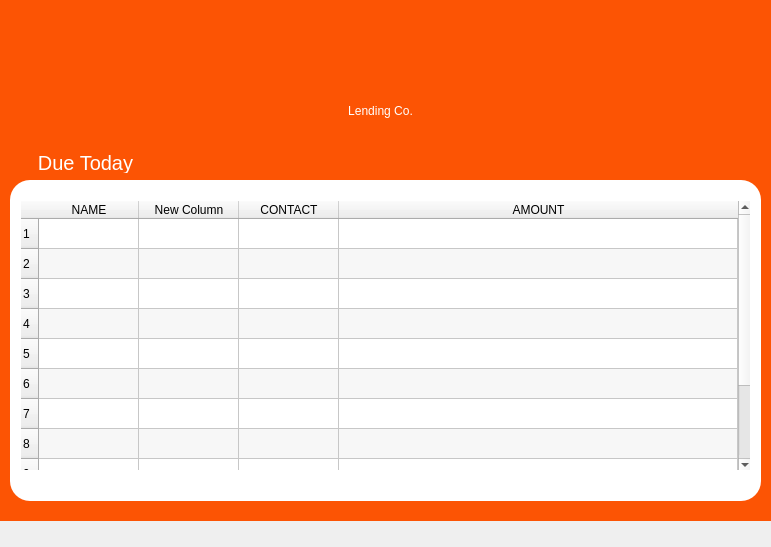
<?xml version="1.0" encoding="UTF-8"?>
<ui version="4.0">
 <class>MainWindow</class>
 <widget class="QMainWindow" name="MainWindow">
  <property name="geometry">
   <rect>
    <x>0</x>
    <y>0</y>
    <width>771</width>
    <height>547</height>
   </rect>
  </property>
  <property name="windowTitle">
   <string>Due Today</string>
  </property>
  <widget class="QWidget" name="centralwidget">
   <widget class="QWidget" name="bg" native="true">
    <property name="geometry">
     <rect>
      <x>0</x>
      <y>0</y>
      <width>771</width>
      <height>521</height>
     </rect>
    </property>
    <property name="styleSheet">
     <string notr="true">#bg{
background-color: #fc5404;
}</string>
    </property>
    <widget class="QLabel" name="label">
     <property name="geometry">
      <rect>
       <x>0</x>
       <y>70</y>
       <width>761</width>
       <height>81</height>
      </rect>
     </property>
     <property name="styleSheet">
      <string notr="true">#label {
color: white;
font: 25 46pt &quot;Bodoni MT Poster Compressed&quot;;
}</string>
     </property>
     <property name="text">
      <string>Lending Co.</string>
     </property>
     <property name="alignment">
      <set>Qt::AlignCenter</set>
     </property>
    </widget>
    <widget class="QWidget" name="widget" native="true">
     <property name="geometry">
      <rect>
       <x>10</x>
       <y>180</y>
       <width>751</width>
       <height>321</height>
      </rect>
     </property>
     <property name="styleSheet">
      <string notr="true">#widget{
background-color: white;
border: 1px white;
border-radius: 20px;
}</string>
     </property>
     <widget class="QScrollArea" name="scrollArea">
      <property name="geometry">
       <rect>
        <x>10</x>
        <y>20</y>
        <width>731</width>
        <height>271</height>
       </rect>
      </property>
      <property name="styleSheet">
       <string notr="true">#scrollArea{
border: 1px solid white;

}</string>
      </property>
      <property name="widgetResizable">
       <bool>true</bool>
      </property>
      <widget class="QWidget" name="scrollAreaWidgetContents">
       <property name="geometry">
        <rect>
         <x>0</x>
         <y>0</y>
         <width>729</width>
         <height>269</height>
        </rect>
       </property>
       <widget class="QTableWidget" name="tableWidget">
        <property name="geometry">
         <rect>
          <x>0</x>
          <y>0</y>
          <width>731</width>
          <height>271</height>
         </rect>
        </property>
        <property name="sizePolicy">
         <sizepolicy hsizetype="Expanding" vsizetype="Expanding">
          <horstretch>0</horstretch>
          <verstretch>0</verstretch>
         </sizepolicy>
        </property>
        <property name="frameShape">
         <enum>QFrame::NoFrame</enum>
        </property>
        <property name="alternatingRowColors">
         <bool>true</bool>
        </property>
        <property name="selectionMode">
         <enum>QAbstractItemView::SingleSelection</enum>
        </property>
        <property name="selectionBehavior">
         <enum>QAbstractItemView::SelectRows</enum>
        </property>
        <property name="verticalScrollMode">
         <enum>QAbstractItemView::ScrollPerPixel</enum>
        </property>
        <property name="horizontalScrollMode">
         <enum>QAbstractItemView::ScrollPerPixel</enum>
        </property>
        <property name="showGrid">
         <bool>true</bool>
        </property>
        <property name="gridStyle">
         <enum>Qt::SolidLine</enum>
        </property>
        <property name="sortingEnabled">
         <bool>false</bool>
        </property>
        <property name="wordWrap">
         <bool>true</bool>
        </property>
        <property name="cornerButtonEnabled">
         <bool>true</bool>
        </property>
        <property name="rowCount">
         <number>12</number>
        </property>
        <attribute name="horizontalHeaderStretchLastSection">
         <bool>true</bool>
        </attribute>
        <attribute name="verticalHeaderStretchLastSection">
         <bool>false</bool>
        </attribute>
        <row/>
        <row/>
        <row/>
        <row/>
        <row/>
        <row/>
        <row/>
        <row/>
        <row/>
        <row/>
        <row/>
        <row/>
        <column>
         <property name="text">
          <string>NAME</string>
         </property>
        </column>
        <column>
         <property name="text">
          <string>New Column</string>
         </property>
        </column>
        <column>
         <property name="text">
          <string>CONTACT</string>
         </property>
        </column>
        <column>
         <property name="text">
          <string>AMOUNT</string>
         </property>
        </column>
       </widget>
      </widget>
     </widget>
    </widget>
    <widget class="QLabel" name="paymentLabel">
     <property name="geometry">
      <rect>
       <x>30</x>
       <y>153</y>
       <width>111</width>
       <height>20</height>
      </rect>
     </property>
     <property name="styleSheet">
      <string notr="true">#paymentLabel{
color: white;
font: 20px;
}</string>
     </property>
     <property name="text">
      <string>Due Today</string>
     </property>
     <property name="alignment">
      <set>Qt::AlignCenter</set>
     </property>
    </widget>
    <zorder>label</zorder>
    <zorder>paymentLabel</zorder>
    <zorder>widget</zorder>
   </widget>
  </widget>
 </widget>
 <resources/>
 <connections/>
</ui>
